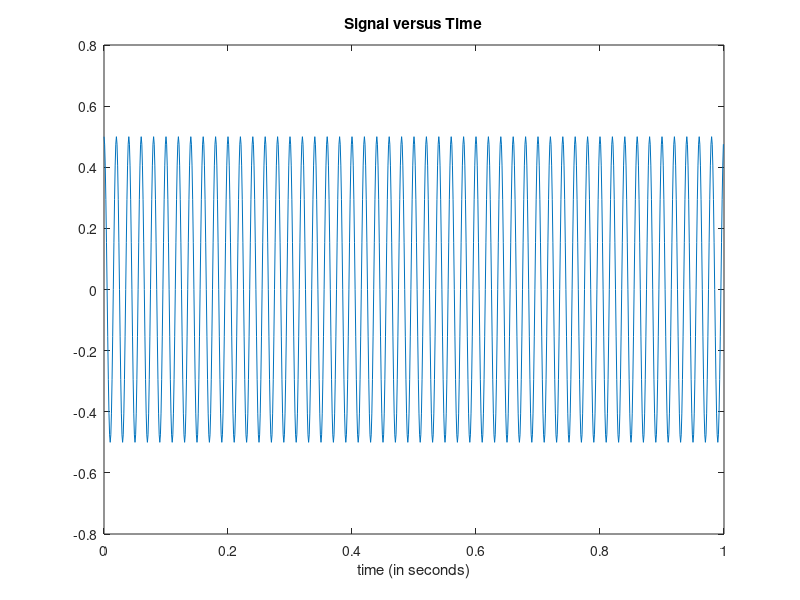

Here is the MATLAB script that generated this plot:
% clear
% close all
% % parameters
% adc_fs = 12000; % Hz
% adc_enob = 16;
% 
% f_low = 0.05; % Hz
% f_high = 450; % Hz
% noise = 0.01;
% n = 101;
% rr_duration = 1; % sec 0.66
% pqrs_duration = 0.27; % sec
% pqrs_duration_40 = 0.23;% sec
% 
% [ecg, fs] = ecg_lp_generator;
% 
% % t2 = 0:1/adc_fs:rr_duration-1/adc_fs; % unused 
% 
% out = ecg_channel_model(ecg, fs, adc_fs, adc_enob, f_low, f_high, noise);
% 
% figure;
% plot(ecg);grid on; xlabel('Time, ms');ylabel('Amplitude, V')
% 
% 
% 
% [ out_signal ] = signal_processing(out, adc_fs, rr_duration);
% 
% step = rr_duration/length(out_signal);
% ti = 0 : step : rr_duration-step;
% 
% % cut 
% out_signal(1:50)= out_signal(51:100);
% 
% figure; subplot(2, 1, 1); plot(ecg(1:25000));title('Model ECG');
% subplot(2, 1, 2); plot(out_signal(1:adc_fs));title('ECG filtered');
% 
% t1 = 0:1/length(ecg_one):0.66;
% 
% figure; subplot(2, 1, 1); plot( ecg(1:2500));title('Model ECG');
% subplot(2, 1, 2); plot(ti, out_signal);title('ECG 40-250');
% 
% 
% result = [20 1000 0; 18 2000 0; 16 4000 0; 14 6000 0; 12 8000 0; 10 10000 0];
% for i = 1:length(result(:,1));
%     
%  adc_fs = result(i, 2); % Hz
%  adc_enob = result(i, 1);
%  
% [ecg, fs] = ecg_lp_generator;
% out = ecg_channel_model(ecg, fs, adc_fs, adc_enob, f_low, f_high, noise);
% 
% figure; plot(out);grid on; title('ECG from tract');
% 
% [ out_signal ] = signal_processing(out, adc_fs, rr_duration);
% 
% figure; plot(out_signal); 
% 
% step = rr_duration/length(out_signal);
% 
% begin_p = int16(length(out_signal)*pqrs_duration_40/rr_duration);
% end_p = int16(length(out_signal)*pqrs_duration/rr_duration);%520 ??? 2000 ?? ???
% 
% ti = 0 : step : rr_duration-step;
% lp_duration_samples = begin_p:end_p;
% 
% cut 
% out_signal(1:50)= out_signal(51:100);
% ddd = out_signal(71:140);
% 
% figure;
% plot(ti, out_signal);
% hold on;grid on;
% 
% area(ti(lp_duration_samples), out_signal(lp_duration_samples), 'FaceColor', 'r','EdgeColor','r');
% 
% result(i, 3) = rms(out_signal(lp_duration_samples));
%  end
% 
% 
clear
close all
   %% Time specifications:
   Fs = 1000;                   % samples per second
   dt = 1/Fs;                   % seconds per sample
   StopTime = 1;             % seconds
   t = (0:dt:StopTime-dt)';     % seconds
   %% Sine wave:
   Fc = 50;                     % hertz
   x = 0.5*cos(2*pi*Fc*t);
   % Plot the signal versus time:
   figure;
   plot(t,x);
   xlabel('time (in seconds)');
   title('Signal versus Time');
   zoom xon;


